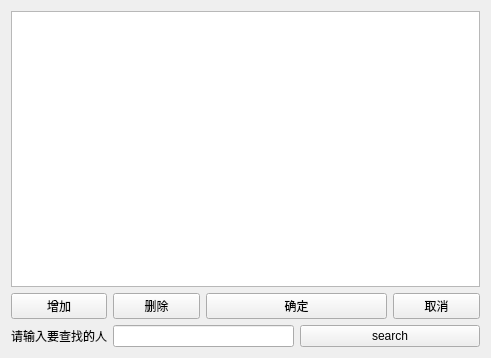
<?xml version="1.0" encoding="UTF-8"?>
<ui version="4.0">
 <class>Widget</class>
 <widget class="QWidget" name="Widget">
  <property name="geometry">
   <rect>
    <x>0</x>
    <y>0</y>
    <width>491</width>
    <height>358</height>
   </rect>
  </property>
  <property name="windowTitle">
   <string>Widget</string>
  </property>
  <layout class="QGridLayout" name="gridLayout">
   <item row="0" column="0" colspan="5">
    <widget class="QTableView" name="tableView"/>
   </item>
   <item row="1" column="0">
    <widget class="QPushButton" name="buttonAdd">
     <property name="text">
      <string>增加</string>
     </property>
    </widget>
   </item>
   <item row="1" column="1">
    <widget class="QPushButton" name="buttonDel">
     <property name="text">
      <string>删除</string>
     </property>
    </widget>
   </item>
   <item row="1" column="2" colspan="2">
    <widget class="QPushButton" name="buttonSure">
     <property name="text">
      <string>确定</string>
     </property>
    </widget>
   </item>
   <item row="1" column="4">
    <widget class="QPushButton" name="buttonCancle">
     <property name="text">
      <string>取消</string>
     </property>
    </widget>
   </item>
   <item row="2" column="0">
    <widget class="QLabel" name="label">
     <property name="text">
      <string>请输入要查找的人</string>
     </property>
    </widget>
   </item>
   <item row="2" column="1" colspan="2">
    <widget class="QLineEdit" name="lineEdit"/>
   </item>
   <item row="2" column="3" colspan="2">
    <widget class="QPushButton" name="buttonFind">
     <property name="text">
      <string>search</string>
     </property>
    </widget>
   </item>
  </layout>
 </widget>
 <layoutdefault spacing="6" margin="11"/>
 <resources/>
 <connections/>
</ui>
